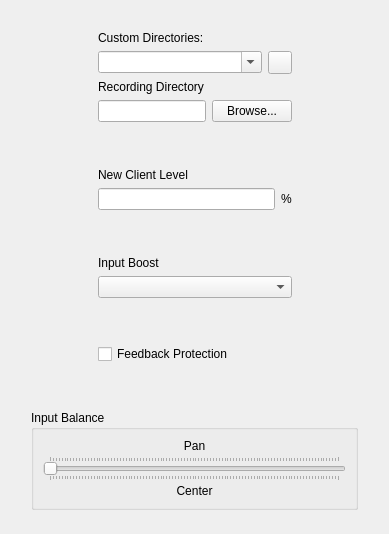
     <widget class="QWidget" name="tab_2_advanced">
      <attribute name="title">
       <string>Advanced Setup</string>
      </attribute>
      <layout class="QVBoxLayout" name="verticalLayout_15">
       <item>
        <layout class="QVBoxLayout" name="verticalLayout_6">
         <item>
          <layout class="QHBoxLayout" name="horizontalLayout_8">
           <item>
            <spacer name="horizontalSpacer_6">
             <property name="orientation">
              <enum>Qt::Horizontal</enum>
             </property>
             <property name="sizeHint" stdset="0">
              <size>
               <width>10</width>
               <height>20</height>
              </size>
             </property>
            </spacer>
           </item>
           <item>
            <layout class="QVBoxLayout" name="verticalLayout_4">
             <item>
              <spacer name="verticalSpacer_2">
               <property name="orientation">
                <enum>Qt::Vertical</enum>
               </property>
               <property name="sizeType">
                <enum>QSizePolicy::MinimumExpanding</enum>
               </property>
               <property name="sizeHint" stdset="0">
                <size>
                 <width>17</width>
                 <height>20</height>
                </size>
               </property>
              </spacer>
             </item>
             <item>
              <widget class="QLabel" name="lblCustomDirectories">
               <property name="text">
                <string>Custom Directories:</string>
               </property>
               <property name="buddy">
                <cstring>cbxCustomDirectories</cstring>
               </property>
              </widget>
             </item>
             <item>
              <layout class="QHBoxLayout">
               <item>
                <widget class="QComboBox" name="cbxCustomDirectories">
                 <property name="editable">
                  <bool>true</bool>
                 </property>
                </widget>
               </item>
               <item>
                <widget class="QToolButton" name="tbtDeleteCustomDirectory"/>
               </item>
              </layout>
             </item>
             <item>
              <widget class="QLabel" name="lblRecordingDirectory">
               <property name="text">
                <string>Recording Directory</string>
               </property>
               <property name="buddy">
                <cstring>edtRecordingDirectory</cstring>
               </property>
              </widget>
             </item>
             <item>
              <layout class="QHBoxLayout" name="horizontalLayoutRecordingDirectory">
               <item>
                <widget class="QLineEdit" name="edtRecordingDirectory"/>
               </item>
               <item>
                <widget class="QPushButton" name="butRecordingDirectory">
                 <property name="text">
                  <string>Browse...</string>
                 </property>
                </widget>
               </item>
              </layout>
             </item>
             <item>
              <spacer name="verticalSpacer_4">
               <property name="orientation">
                <enum>Qt::Vertical</enum>
               </property>
               <property name="sizeHint" stdset="0">
                <size>
                 <width>20</width>
                 <height>40</height>
                </size>
               </property>
              </spacer>
             </item>
             <item>
              <widget class="QLabel" name="lblNewClientLevel">
               <property name="text">
                <string>New Client Level</string>
               </property>
               <property name="buddy">
                <cstring>edtNewClientLevel</cstring>
               </property>
              </widget>
             </item>
             <item>
              <layout class="QHBoxLayout" name="horizontalLayout_4">
               <item>
                <widget class="QLineEdit" name="edtNewClientLevel"/>
               </item>
               <item>
                <widget class="QLabel" name="lblPercentUnit">
                 <property name="text">
                  <string>%</string>
                 </property>
                </widget>
               </item>
              </layout>
             </item>
             <item>
              <spacer name="verticalSpacer_11">
               <property name="orientation">
                <enum>Qt::Vertical</enum>
               </property>
               <property name="sizeHint" stdset="0">
                <size>
                 <width>20</width>
                 <height>40</height>
                </size>
               </property>
              </spacer>
             </item>
             <item>
              <widget class="QLabel" name="lblInputBoost">
               <property name="text">
                <string>Input Boost</string>
               </property>
               <property name="buddy">
                <cstring>cbxInputBoost</cstring>
               </property>
              </widget>
             </item>
             <item>
              <widget class="QComboBox" name="cbxInputBoost"/>
             </item>
             <item>
              <spacer name="verticalSpacer_13">
               <property name="orientation">
                <enum>Qt::Vertical</enum>
               </property>
               <property name="sizeHint" stdset="0">
                <size>
                 <width>20</width>
                 <height>40</height>
                </size>
               </property>
              </spacer>
             </item>
             <item>
              <widget class="QCheckBox" name="chbDetectFeedback">
               <property name="sizePolicy">
                <sizepolicy hsizetype="Preferred" vsizetype="Fixed">
                 <horstretch>0</horstretch>
                 <verstretch>0</verstretch>
                </sizepolicy>
               </property>
               <property name="text">
                <string>Feedback Protection</string>
               </property>
              </widget>
             </item>
             <item>
              <spacer name="verticalSpacer_15">
               <property name="orientation">
                <enum>Qt::Vertical</enum>
               </property>
               <property name="sizeHint" stdset="0">
                <size>
                 <width>20</width>
                 <height>40</height>
                </size>
               </property>
              </spacer>
             </item>
            </layout>
           </item>
           <item>
            <spacer name="horizontalSpacer_4">
             <property name="orientation">
              <enum>Qt::Horizontal</enum>
             </property>
             <property name="sizeHint" stdset="0">
              <size>
               <width>10</width>
               <height>20</height>
              </size>
             </property>
            </spacer>
           </item>
          </layout>
         </item>
         <item>
          <layout class="QHBoxLayout" name="horizontalLayout_12">
           <item>
            <spacer name="horizontalSpacer_7">
             <property name="orientation">
              <enum>Qt::Horizontal</enum>
             </property>
             <property name="sizeType">
              <enum>QSizePolicy::Preferred</enum>
             </property>
             <property name="sizeHint" stdset="0">
              <size>
               <width>20</width>
               <height>20</height>
              </size>
             </property>
            </spacer>
           </item>
           <item>
            <widget class="QGroupBox" name="groupBox">
             <property name="title">
              <string>Input Balance</string>
             </property>
             <layout class="QHBoxLayout" name="horizontalLayout_2">
              <item>
               <layout class="QVBoxLayout" name="_19">
                <property name="spacing">
                 <number>3</number>
                </property>
                <item>
                 <widget class="QLabel" name="lblAudioPan">
                  <property name="text">
                   <string>Pan</string>
                  </property>
                  <property name="alignment">
                   <set>Qt::AlignCenter</set>
                  </property>
                  <property name="buddy">
                   <cstring>sldAudioPan</cstring>
                  </property>
                 </widget>
                </item>
                <item>
                 <layout class="QHBoxLayout" name="_20">
                  <item>
                   <spacer>
                    <property name="orientation">
                     <enum>Qt::Horizontal</enum>
                    </property>
                    <property name="sizeType">
                     <enum>QSizePolicy::Minimum</enum>
                    </property>
                    <property name="sizeHint" stdset="0">
                     <size>
                      <width>0</width>
                      <height>20</height>
                     </size>
                    </property>
                   </spacer>
                  </item>
                  <item>
                   <widget class="QSlider" name="sldAudioPan">
                    <property name="sizePolicy">
                     <sizepolicy hsizetype="Expanding" vsizetype="Fixed">
                      <horstretch>0</horstretch>
                      <verstretch>0</verstretch>
                     </sizepolicy>
                    </property>
                    <property name="minimumSize">
                     <size>
                      <width>0</width>
                      <height>0</height>
                     </size>
                    </property>
                    <property name="styleSheet">
                     <string/>
                    </property>
                    <property name="pageStep">
                     <number>1</number>
                    </property>
                    <property name="orientation">
                     <enum>Qt::Horizontal</enum>
                    </property>
                    <property name="tickPosition">
                     <enum>QSlider::TicksBothSides</enum>
                    </property>
                   </widget>
                  </item>
                  <item>
                   <spacer>
                    <property name="orientation">
                     <enum>Qt::Horizontal</enum>
                    </property>
                    <property name="sizeType">
                     <enum>QSizePolicy::Minimum</enum>
                    </property>
                    <property name="sizeHint" stdset="0">
                     <size>
                      <width>0</width>
                      <height>20</height>
                     </size>
                    </property>
                   </spacer>
                  </item>
                 </layout>
                </item>
                <item>
                 <widget class="QLabel" name="lblAudioPanValue">
                  <property name="minimumSize">
                   <size>
                    <width>50</width>
                    <height>0</height>
                   </size>
                  </property>
                  <property name="text">
                   <string>Center</string>
                  </property>
                  <property name="alignment">
                   <set>Qt::AlignCenter</set>
                  </property>
                  <property name="wordWrap">
                   <bool>false</bool>
                  </property>
                 </widget>
                </item>
               </layout>
              </item>
             </layout>
            </widget>
           </item>
           <item>
            <spacer name="horizontalSpacer_8">
             <property name="orientation">
              <enum>Qt::Horizontal</enum>
             </property>
             <property name="sizeType">
              <enum>QSizePolicy::Preferred</enum>
             </property>
             <property name="sizeHint" stdset="0">
              <size>
               <width>20</width>
               <height>20</height>
              </size>
             </property>
            </spacer>
           </item>
          </layout>
         </item>
        </layout>
       </item>
       <item>
        <spacer name="verticalSpacer">
         <property name="orientation">
          <enum>Qt::Vertical</enum>
         </property>
         <property name="sizeHint" stdset="0">
          <size>
           <width>367</width>
           <height>13</height>
          </size>
         </property>
        </spacer>
       </item>
      </layout>
     </widget>
